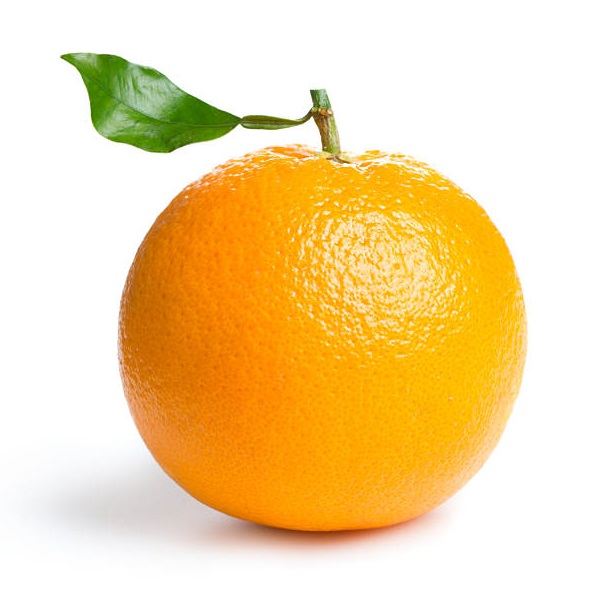
#> input picture orange.jpg, 612 x 612 px
$ python sgmContour.py
#> lines starting #> are read from the running program, lines starting #| are printed output that depends on the picture; after the words box and inside, x2 and y2 are one past the last pixel; in counts of white or black regions, pixels touching at a corner belong together
# IMAGE SEGMENTATION
# https://machinelearningknowledge.ai/image-segmentation-in-python-opencv/#4_Segmentation_using_Color_Masking

# Importing libraries and images
import cv2
import matplotlib.pyplot as plt
import numpy as np
path = 'orange.jpg'
image = cv2.imread(path)
#> image is the input picture: shape (612, 612, 3); mean B, G, R 168.6, 218.2, 245.2
image = cv2.resize(image, (256,256))
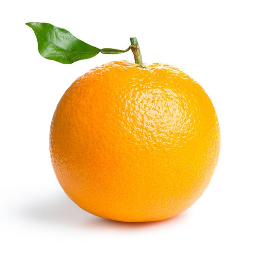
#> image: shape (256, 256, 3); mean B, G, R 168.5, 218.1, 245.2

# Preprocessing the image
# --- convert the image to grayschale
gray = cv2.cvtColor(image, cv2.COLOR_RGB2GRAY)
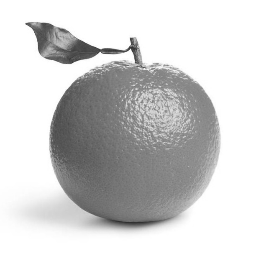
#> gray: shape (256, 256); min 47, max 255, mean 206.4
# --- compute the threshold of the grayscale image
_,thresh = cv2.threshold(gray, np.mean(gray), 255, cv2.THRESH_BINARY_INV)
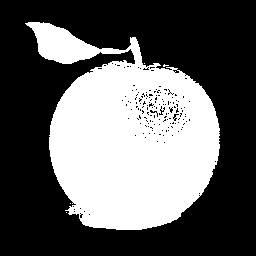
#> thresh: shape (256, 256); 37.9% white; 5 white regions (4 under 20 px), largest, box (x1, y1, x2, y2) and area: (25, 22, 220, 230) 24855
# --- apply canny edge detection to the thresholded image before finally using the ‘cv2.dilate’ function to dilate edges detected.
edges = cv2.dilate(cv2.Canny(thresh, 0, 255), None)
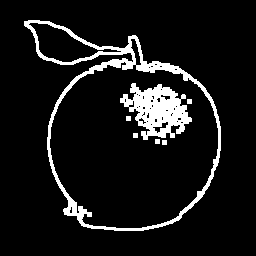
#> edges: shape (256, 256); 9% white; 7 white regions, largest, box (x1, y1, x2, y2) and area: (24, 20, 221, 231) 3561, (120, 83, 192, 140) 2213, (187, 99, 192, 104) 25

# Detecting and Drawing Contours
# --- Use the OpenCV find contour function to find all the open/closed regions in the image and store (cnt). Use the -1 subscript since the function returns a two-element tuple
# --- Pass them through the sorted function to access the largest contours first
cnt = sorted(cv2.findContours(edges, cv2.RETR_LIST, cv2.CHAIN_APPROX_SIMPLE)[-2], key=cv2.contourArea)[-1]
#> cnt = contour of 370 points, box (x1, y1, x2, y2) (24, 20, 221, 231), area 26444
# --- Create a zero pixel mask that has equal shape and size to the original image
mask = np.zeros((256,256), np.uint8)
# --- Draw the detected contours on the created mask.
masked = cv2.drawContours(mask, [cnt], -1, 255, -1)
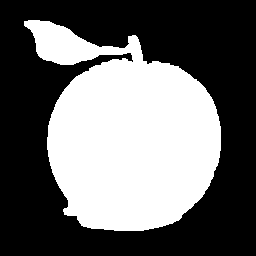
#> masked: shape (256, 256); 41% white; 1 white region, box (x1, y1, x2, y2) and area: (24, 20, 221, 231) 26848

# Segmenting the regions
# --- perform a bitwise AND operation on the original image (img) and the mask (containing the outlines of all our detected contours).
dst = cv2.bitwise_and(image, image, mask = mask)
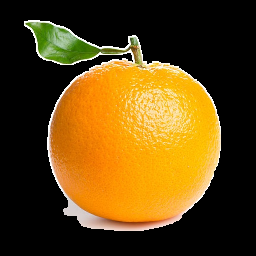
#> dst: shape (256, 256, 3); mean B, G, R 19, 68.6, 95.5
segmented = cv2.cvtColor(dst, cv2.COLOR_BGR2RGB)

cv2.imshow('Segmented image', segmented)
cv2.waitKey(0)

$ run again, with coins.jpg copied over orange.jpg
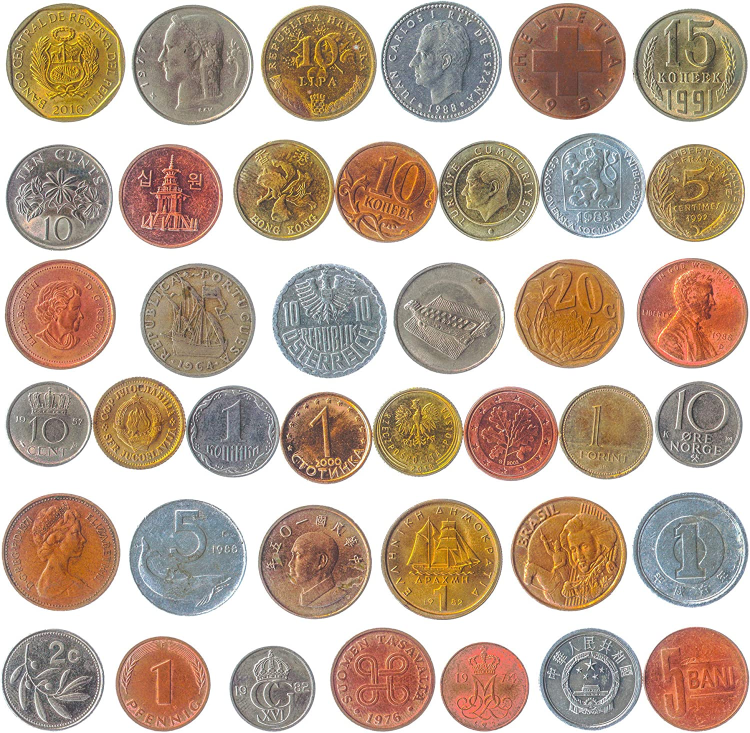
#> input picture coins.jpg, 1500 x 1465 px (shown at 1/2 size)
#> image is the input picture: shape (1465, 1500, 3); mean B, G, R 157.6, 173.4, 192.8
#> image: shape (256, 256, 3)
#> `_,thresh = cv2.threshold(gray, np.mean(gray), 255, cv2.THRESH_BINARY_I..`:
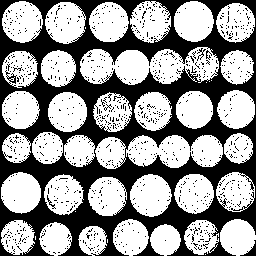
#> thresh: shape (256, 256); 58.9% white; 959 black regions (954 under 20 px), largest, box (x1, y1, x2, y2) and area: (0, 0, 256, 256) 24889, (240, 240, 256, 256) 85, (197, 48, 206, 61) 34, (47, 195, 56, 209) 29, (206, 50, 212, 60) 24
#> edges: shape (256, 256); 49.7% white; 28 white regions (3 under 20 px), largest, box (x1, y1, x2, y2) and area: (0, 90, 255, 171) 5923, (0, 0, 256, 46) 5675, (78, 45, 255, 87) 4090
#> cnt = contour of 363 points, box (x1, y1, x2, y2) (0, 0, 256, 46), area 8810
#> masked: shape (256, 256); 13.9% white; 1 white region, box (x1, y1, x2, y2) and area: (0, 0, 256, 46) 9138
#> `dst = cv2.bitwise_and(image, image, mask = mask)`:
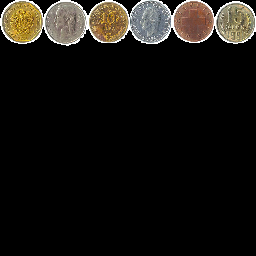
#> dst: shape (256, 256, 3); mean B, G, R 16.8, 20.4, 22.7

$ run again, with infectedleaf2.jpg copied over orange.jpg
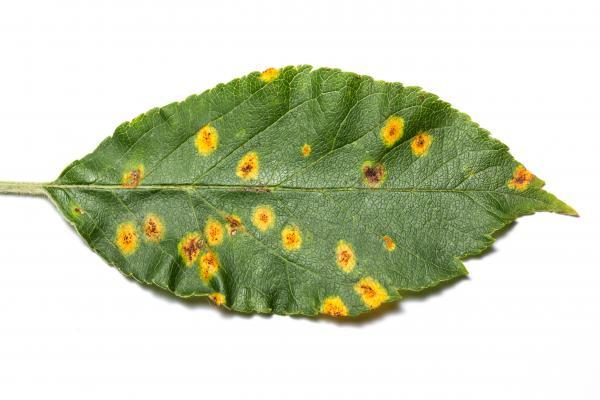
#> input picture infectedleaf2.jpg, 600 x 400 px
#> image is the input picture: shape (400, 600, 3); mean B, G, R 184.3, 210, 203.3
#> image: shape (256, 256, 3)
#> `_,thresh = cv2.threshold(gray, np.mean(gray), 255, cv2.THRESH_BINARY_I..`:
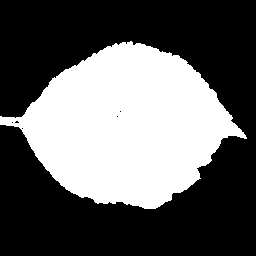
#> thresh: shape (256, 256); 38% white; 1 white region, box (x1, y1, x2, y2) and area: (0, 41, 247, 209) 24929
#> edges: shape (256, 256); 3.9% white; 2 white regions, box (x1, y1, x2, y2) and area: (0, 40, 248, 210) 2477, (115, 109, 123, 119) 50
#> cnt = contour of 580 points, box (x1, y1, x2, y2) (0, 40, 248, 210), area 1884
#> masked: shape (256, 256); 3.8% white; 1 white region, box (x1, y1, x2, y2) and area: (0, 40, 248, 210) 2477
#> `dst = cv2.bitwise_and(image, image, mask = mask)`:
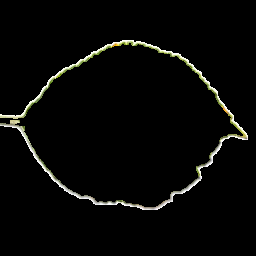
#> dst: shape (256, 256, 3); mean B, G, R 6.3, 7.6, 7.4
